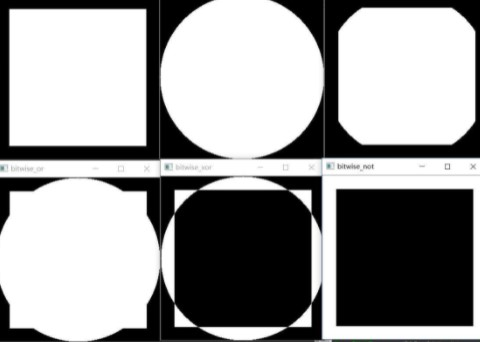
#> input picture demo.jpg, 480 x 342 px
$ python opencv_outside.py
#> lines starting #> are read from the running program, lines starting #| are printed output that depends on the picture; after the words box and inside, x2 and y2 are one past the last pixel; in counts of white or black regions, pixels touching at a corner belong together
import cv2 as cv


src = cv.imread("./demo.jpg")
#> src is the input picture: shape (342, 480, 3); mean B, G, R 153.9, 153.8, 153.8
gray = cv.cvtColor(src, cv.COLOR_BGR2GRAY)
cv.imshow("src", src)
K = cv.waitKey(0)
#> (key Esc is pressed here)
if K == 27:  # 若键入ESC后退出
    cv.destroyAllWindows()  # 销毁我们创建的所有窗口
elif K == ord("s"):  # 若键入s后执行以下代码
    cv.imwrite("D:/study/opencvpython/picture/messigray.png", gray)  # 保存图片至‘地址'
    cv.destroyALLWindows()
gray = cv.GaussianBlur(gray, (5, 5), 0)
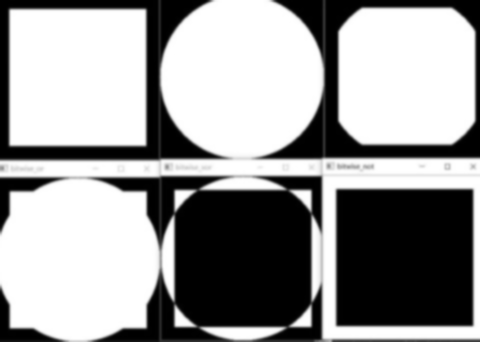
#> gray: shape (342, 480); min 0, max 255, mean 153.8
edges = cv.Canny(gray, 70, 210)
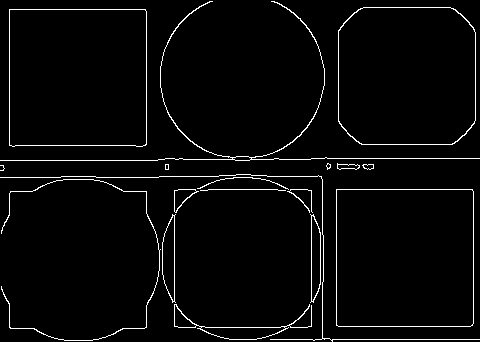
#> edges: shape (342, 480); 3.1% white in thin lines or dots
cv.imshow("edged", edges)
K = cv.waitKey(0)
#> (key Esc is pressed here)
if K == 27:  # 若键入ESC后退出
    cv.destroyAllWindows()  # 销毁我们创建的所有窗口
# 轮廓检测
# 下面就是检测图像轮廓具体位置的代码了：
contours, hierarchy = cv.findContours(
    edges.copy(), cv.RETR_LIST, cv.CHAIN_APPROX_SIMPLE
)
#> contours = 31 contours, 9 with area under 20; largest, box (x1, y1, x2, y2) and area: (336, 189, 474, 327) 18762, (336, 189, 474, 327) 18760, (9, 9, 147, 147) 18640, (9, 9, 147, 147) 18637, (338, 7, 476, 145) 17839
print(f"轮廓数量：{len(contours)}")
#| 轮廓数量：31
"""
在 cv.findContours(edges, cv.RETR_LIST, cv.CHAIN_APPROX_SIMPLE) 中，第二个参数使用的是 cv.RETR_LIST，该参数值表示检测所有轮廓，不建立等级关系，彼此独立。如果只想获取轮廓边缘信息,不关心是否嵌套在另一个轮廓之内，使用该参数值即可。
第三个参数使用的是 cv.CHAIN_APPROX_SIMPLE，表示压缩水平方向，垂直方向，对角线方向的元素，只保留该方向的终点坐标，例如一个矩形轮廓只需 4 个点来保存轮廓信息，这也是为了后面便于计算。
观察上图，可以发现最外侧的边缘面积是最大的，所以依据面积进行排序，依据其他值也可以，获取面积最大的轮廓。
"""
contours = sorted(contours, key=cv.contourArea, reverse=True)[:3]
#> contours = 3 contours; box (x1, y1, x2, y2) and area: (336, 189, 474, 327) 18762, (336, 189, 474, 327) 18760, (9, 9, 147, 147) 18640
# 对轮廓进行简单绘制，获得下图效果。
cv.drawContours(src, contours, -1, (0, 0, 255), 2)
K = cv.waitKey(0)
#> (key Esc is pressed here)
if K == 27:  # 若键入ESC后退出
    cv.destroyAllWindows()  # 销毁我们创建的所有窗口
# 遍历轮廓，计算轮廓近似,先看代码：
# 遍历轮廓

for c in contours:
    # 计算轮廓近似
    peri = cv.arcLength(c, True)
    approx = cv.approxPolyDP(c, 0.02 * peri, True)
#> this loop made 3 passes
#> (peri, approx) on passes 1 to 3: (545.7, [[336, 189], [336, 325], [472, 325], [472, 189]]), (543.3, [[336, 190], [471, 189], [473, 323], [338, 326]]), (546.5, [[9, 9], [9, 145], [146, 144], [145, 9]])
# 一个新的函数 cv.arcLength，该函数的原型如下：retval = cv2.arcLength(curve, closed)
# 该函数用于计算轮廓的周长。
# 下面的 cv.approxPolyDP 函数原型如下：approxCurve = cv2.approxPolyDP(curve, epsilon, closed[, approxCurve])
# 函数参数如下：curve：源图像的某个轮廓；
# epsilon：距离值，表示多边形的轮廓接近实际轮廓的程度，值越小，越精确；
# closed：轮廓是否闭合。
# 最重要的参数就是 epsilon 简单记忆为：该值越小，得到的多边形角点越多，轮廓越接近实际轮廓，该参数是一个准确度参数。
# 该函数返回值为轮廓近似多边形的角点。
# 绘制轮廓
# 最后判断，当上文返回的角点为 4 的时候，提取轮廓，代码如下：
# 遍历轮廓

for c in contours:
    # 计算轮廓近似
    peri = cv.arcLength(c, True)
    approx = cv.approxPolyDP(c, 0.02 * peri, True)
    # 当恰好是 4 个角点的时候，获取轮廓。
    if len(approx) == 4:
        screen_cnt = approx
    break
#> this loop made 1 pass

# 结果显示
cv.drawContours(src, [screen_cnt], -1, (0, 0, 255), 2)
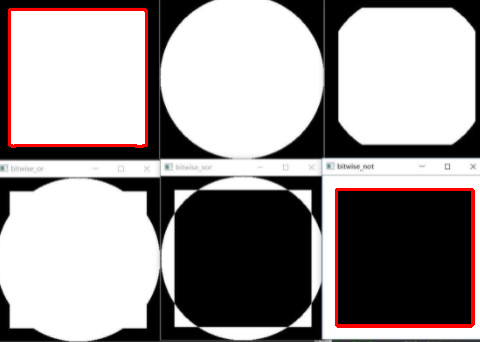
#> src: shape (342, 480, 3); mean B, G, R 151.1, 151.1, 156.5
K = cv.waitKey(0)
#> (key Esc is pressed here)
if K == 27:  # 若键入ESC后退出
    cv.destroyAllWindows()  # 销毁我们创建的所有窗口
# 更换图片，进行再次轮廓检测，注意修改轮廓近似部分代码即可。
# 遍历轮廓

for c in contours:
    # 计算轮廓近似
    approx = cv.approxPolyDP(c, 30, True)
    if len(approx) == 4:
        screen_cnt = approx
    break
#> this loop made 1 pass
#> screen_cnt on pass 1: [[336, 189], [336, 325], [472, 325], [472, 189]]
